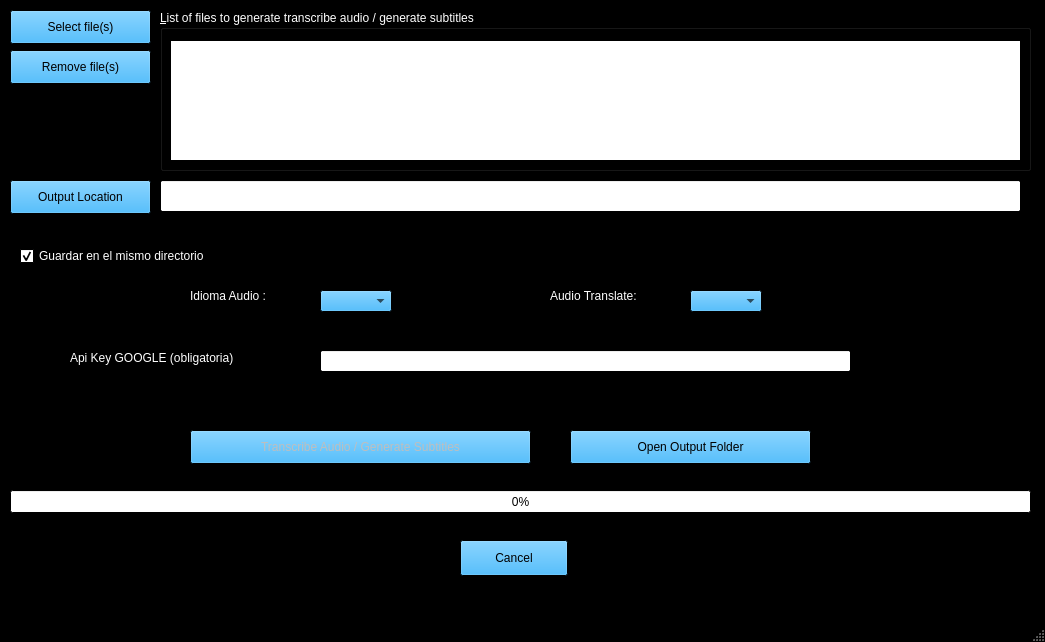
<?xml version="1.0" encoding="UTF-8"?>
<ui version="4.0">
 <class>window</class>
 <widget class="QMainWindow" name="window">
  <property name="geometry">
   <rect>
    <x>0</x>
    <y>0</y>
    <width>1045</width>
    <height>642</height>
   </rect>
  </property>
  <property name="palette">
   <palette>
    <active>
     <colorrole role="WindowText">
      <brush brushstyle="SolidPattern">
       <color alpha="255">
        <red>255</red>
        <green>255</green>
        <blue>255</blue>
       </color>
      </brush>
     </colorrole>
     <colorrole role="Button">
      <brush brushstyle="SolidPattern">
       <color alpha="255">
        <red>30</red>
        <green>160</green>
        <blue>240</blue>
       </color>
      </brush>
     </colorrole>
     <colorrole role="Midlight">
      <brush brushstyle="SolidPattern">
       <color alpha="255">
        <red>0</red>
        <green>85</green>
        <blue>255</blue>
       </color>
      </brush>
     </colorrole>
     <colorrole role="Base">
      <brush brushstyle="SolidPattern">
       <color alpha="255">
        <red>255</red>
        <green>255</green>
        <blue>255</blue>
       </color>
      </brush>
     </colorrole>
     <colorrole role="Window">
      <brush brushstyle="SolidPattern">
       <color alpha="255">
        <red>0</red>
        <green>0</green>
        <blue>0</blue>
       </color>
      </brush>
     </colorrole>
    </active>
    <inactive>
     <colorrole role="WindowText">
      <brush brushstyle="SolidPattern">
       <color alpha="255">
        <red>255</red>
        <green>255</green>
        <blue>255</blue>
       </color>
      </brush>
     </colorrole>
     <colorrole role="Button">
      <brush brushstyle="SolidPattern">
       <color alpha="255">
        <red>30</red>
        <green>160</green>
        <blue>240</blue>
       </color>
      </brush>
     </colorrole>
     <colorrole role="Midlight">
      <brush brushstyle="SolidPattern">
       <color alpha="255">
        <red>0</red>
        <green>85</green>
        <blue>255</blue>
       </color>
      </brush>
     </colorrole>
     <colorrole role="Base">
      <brush brushstyle="SolidPattern">
       <color alpha="255">
        <red>255</red>
        <green>255</green>
        <blue>255</blue>
       </color>
      </brush>
     </colorrole>
     <colorrole role="Window">
      <brush brushstyle="SolidPattern">
       <color alpha="255">
        <red>0</red>
        <green>0</green>
        <blue>0</blue>
       </color>
      </brush>
     </colorrole>
    </inactive>
    <disabled>
     <colorrole role="WindowText">
      <brush brushstyle="SolidPattern">
       <color alpha="255">
        <red>120</red>
        <green>120</green>
        <blue>120</blue>
       </color>
      </brush>
     </colorrole>
     <colorrole role="Button">
      <brush brushstyle="SolidPattern">
       <color alpha="255">
        <red>30</red>
        <green>160</green>
        <blue>240</blue>
       </color>
      </brush>
     </colorrole>
     <colorrole role="Midlight">
      <brush brushstyle="SolidPattern">
       <color alpha="255">
        <red>0</red>
        <green>85</green>
        <blue>255</blue>
       </color>
      </brush>
     </colorrole>
     <colorrole role="Base">
      <brush brushstyle="SolidPattern">
       <color alpha="255">
        <red>0</red>
        <green>0</green>
        <blue>0</blue>
       </color>
      </brush>
     </colorrole>
     <colorrole role="Window">
      <brush brushstyle="SolidPattern">
       <color alpha="255">
        <red>0</red>
        <green>0</green>
        <blue>0</blue>
       </color>
      </brush>
     </colorrole>
    </disabled>
   </palette>
  </property>
  <property name="windowTitle">
   <string>AUTOSUB4COURSES</string>
  </property>
  <widget class="QWidget" name="centralwidget">
   <widget class="QPushButton" name="bSelectMedia">
    <property name="geometry">
     <rect>
      <x>10</x>
      <y>10</y>
      <width>141</width>
      <height>34</height>
     </rect>
    </property>
    <property name="text">
     <string>Select file(s)</string>
    </property>
   </widget>
   <widget class="QPushButton" name="bConvert">
    <property name="enabled">
     <bool>false</bool>
    </property>
    <property name="geometry">
     <rect>
      <x>190</x>
      <y>430</y>
      <width>341</width>
      <height>34</height>
     </rect>
    </property>
    <property name="text">
     <string>Transcribe Audio / Generate Subtitles</string>
    </property>
   </widget>
   <widget class="QProgressBar" name="progressBar">
    <property name="geometry">
     <rect>
      <x>10</x>
      <y>490</y>
      <width>1021</width>
      <height>23</height>
     </rect>
    </property>
    <property name="value">
     <number>0</number>
    </property>
   </widget>
   <widget class="QPushButton" name="bOpenOutputFolder">
    <property name="geometry">
     <rect>
      <x>570</x>
      <y>430</y>
      <width>241</width>
      <height>34</height>
     </rect>
    </property>
    <property name="text">
     <string>Open Output Folder</string>
    </property>
   </widget>
   <widget class="QPushButton" name="bSelectOutputFolder">
    <property name="geometry">
     <rect>
      <x>10</x>
      <y>180</y>
      <width>141</width>
      <height>34</height>
     </rect>
    </property>
    <property name="text">
     <string>Output Location</string>
    </property>
   </widget>
   <widget class="QLineEdit" name="qleOutputFolder">
    <property name="geometry">
     <rect>
      <x>160</x>
      <y>180</y>
      <width>861</width>
      <height>32</height>
     </rect>
    </property>
    <property name="text">
     <string/>
    </property>
    <property name="readOnly">
     <bool>true</bool>
    </property>
   </widget>
   <widget class="QGroupBox" name="groupBox">
    <property name="geometry">
     <rect>
      <x>160</x>
      <y>10</y>
      <width>871</width>
      <height>161</height>
     </rect>
    </property>
    <property name="title">
     <string>&amp;List of files to generate transcribe audio / generate subtitles</string>
    </property>
    <property name="alignment">
     <set>Qt::AlignLeading|Qt::AlignLeft|Qt::AlignTop</set>
    </property>
    <property name="flat">
     <bool>false</bool>
    </property>
    <property name="checkable">
     <bool>false</bool>
    </property>
    <widget class="QListWidget" name="qlwListFilesSelected">
     <property name="geometry">
      <rect>
       <x>10</x>
       <y>30</y>
       <width>851</width>
       <height>121</height>
      </rect>
     </property>
    </widget>
   </widget>
   <widget class="QPushButton" name="bRemoveFile">
    <property name="geometry">
     <rect>
      <x>10</x>
      <y>50</y>
      <width>141</width>
      <height>34</height>
     </rect>
    </property>
    <property name="text">
     <string>Remove file(s)</string>
    </property>
   </widget>
   <widget class="QLabel" name="labelProgressFileIndex">
    <property name="geometry">
     <rect>
      <x>30</x>
      <y>370</y>
      <width>131</width>
      <height>41</height>
     </rect>
    </property>
    <property name="text">
     <string/>
    </property>
   </widget>
   <widget class="QPushButton" name="bCancel">
    <property name="geometry">
     <rect>
      <x>460</x>
      <y>540</y>
      <width>108</width>
      <height>36</height>
     </rect>
    </property>
    <property name="text">
     <string>Cancel</string>
    </property>
   </widget>
   <widget class="QComboBox" name="cbSelectLangTranslate">
    <property name="geometry">
     <rect>
      <x>690</x>
      <y>290</y>
      <width>161</width>
      <height>22</height>
     </rect>
    </property>
    <property name="sizeAdjustPolicy">
     <enum>QComboBox::AdjustToContents</enum>
    </property>
   </widget>
   <widget class="QLabel" name="labelSelectLangTranslate">
    <property name="geometry">
     <rect>
      <x>550</x>
      <y>280</y>
      <width>146</width>
      <height>32</height>
     </rect>
    </property>
    <property name="text">
     <string>Audio Translate:</string>
    </property>
   </widget>
   <widget class="QComboBox" name="cbSelectLang">
    <property name="geometry">
     <rect>
      <x>320</x>
      <y>290</y>
      <width>146</width>
      <height>22</height>
     </rect>
    </property>
    <property name="sizeAdjustPolicy">
     <enum>QComboBox::AdjustToContents</enum>
    </property>
   </widget>
   <widget class="QLabel" name="labelSelectLang">
    <property name="geometry">
     <rect>
      <x>190</x>
      <y>280</y>
      <width>111</width>
      <height>32</height>
     </rect>
    </property>
    <property name="text">
     <string>Idioma Audio :</string>
    </property>
   </widget>
   <widget class="QLineEdit" name="Apikey">
    <property name="geometry">
     <rect>
      <x>320</x>
      <y>350</y>
      <width>531</width>
      <height>22</height>
     </rect>
    </property>
    <property name="text">
     <string/>
    </property>
   </widget>
   <widget class="QLabel" name="label">
    <property name="geometry">
     <rect>
      <x>70</x>
      <y>350</y>
      <width>231</width>
      <height>16</height>
     </rect>
    </property>
    <property name="text">
     <string>Api Key GOOGLE (obligatoria)</string>
    </property>
   </widget>
   <widget class="QCheckBox" name="chbxSaveOutputFilesAuto">
    <property name="geometry">
     <rect>
      <x>20</x>
      <y>240</y>
      <width>291</width>
      <height>32</height>
     </rect>
    </property>
    <property name="text">
     <string>Guardar en el mismo directorio</string>
    </property>
    <property name="checked">
     <bool>true</bool>
    </property>
   </widget>
  </widget>
  <widget class="QStatusBar" name="statusbar"/>
  <action name="actionLicense">
   <property name="text">
    <string>&amp;Licencia</string>
   </property>
  </action>
  <action name="actionAbout_CourseTranslator">
   <property name="text">
    <string>¿Que es CourseTranslator?</string>
   </property>
  </action>
 </widget>
 <resources/>
 <connections/>
</ui>
